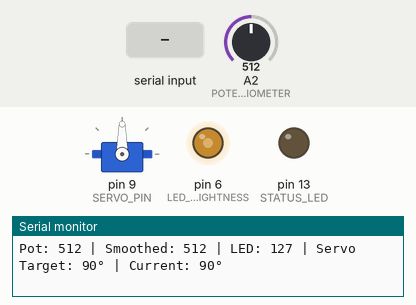
Recording of a sketch running on a simulated Arduino Uno, built with avr-gcc and run on an emulated ATmega328P. On the bench: servo, output pins drawn as LEDs (lit = HIGH), the last lines printed to the serial monitor. Dashed ring = blinking. The test bench sets the inputs (shaded band); at power-on: A2 (POTENTIOMETER) = 512.

Above: at 2.3 s.
2.4 s: "d" received over Serial
At 2.85 s:
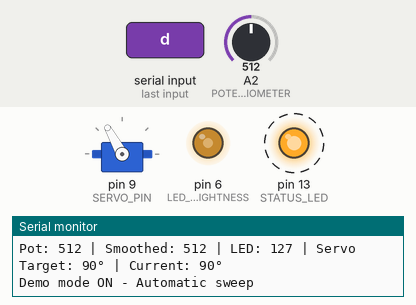
5.4 s: "D" received over Serial
8.4 s: A2 (POTENTIOMETER) set to 716
At 9.75 s:
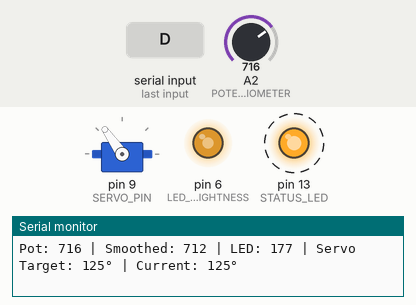
11.4 s: "c" received over Serial
14.4 s: "t" received over Serial
At 16.8 s:
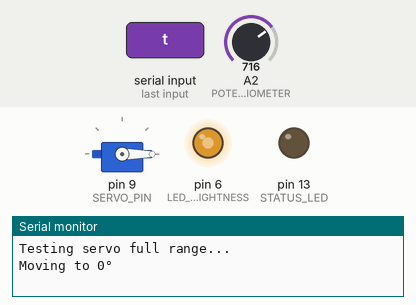
20.4 s: A2 (POTENTIOMETER) set to 900
At 23.75 s:
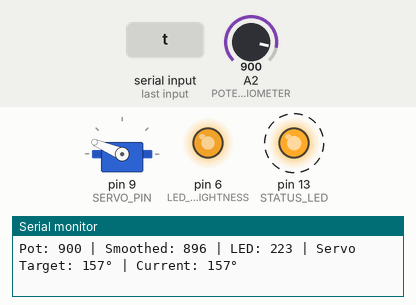
Timing chart, 0 to 24.4 s (numbered marks = the images above; inputs shaded):
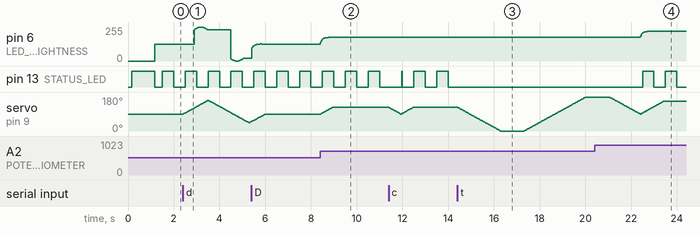

The sketch:

p3_uc_module.ino
```cpp
// ============================================
// PRACTICE 3: PWM OUTPUT - LED & SERVO CONTROL
// ============================================

#include <Servo.h>

// Pin definitions
const int POTENTIOMETER = A2;
const int LED_BRIGHTNESS = 6;
const int SERVO_PIN = 9;
const int STATUS_LED = 13;

// Objects
Servo myServo;

// Variables
int potValue = 0;
int ledBrightness = 0;
int servoPosition = 90; // Start at center position
int targetServoPosition = 90;
unsigned long lastUpdate = 0;
unsigned long lastServoUpdate = 0;
const int UPDATE_INTERVAL = 20; // 20ms for smooth operation
const int SERVO_UPDATE_INTERVAL = 15; // Servo update rate

// Smoothing variables
const int SMOOTHING_FACTOR = 5; // Higher = more smoothing
int smoothedPotValue = 0;
bool firstReading = true;

// Demo mode variables
bool demoMode = false;
unsigned long demoStartTime = 0;
int demoStep = 0;

void setup() {
  Serial.begin(9600);

  // Configure pins
  pinMode(LED_BRIGHTNESS, OUTPUT);
  pinMode(STATUS_LED, OUTPUT);

  // Initialize servo
  myServo.attach(SERVO_PIN);
  myServo.write(90); // Center position

  Serial.println("=== PRACTICE 3: PWM OUTPUT CONTROL ===");
  Serial.println("Potentiometer controls both LED brightness and servo position");
  Serial.println("Commands:");
  Serial.println("  'd' - Toggle demo mode");
  Serial.println("  's' - Show status");
  Serial.println("  'c' - Center servo");
  Serial.println();

  // Initial reading
  potValue = analogRead(POTENTIOMETER);
  smoothedPotValue = potValue;

  Serial.print("Initial potentiometer reading: ");
  Serial.println(potValue);

  digitalWrite(STATUS_LED, HIGH);
  delay(1000); // Allow servo to reach initial position
}

void loop() {
  unsigned long currentTime = millis();

  // Handle serial commands
  handleSerialCommands();

  // Handle demo mode
  if (demoMode) {
    handleDemoMode(currentTime);
  } else {
    // Normal operation - read potentiometer
    if (currentTime - lastUpdate >= UPDATE_INTERVAL) {
      readAndProcessInputs();
      lastUpdate = currentTime;
    }
  }

  // Update servo position smoothly
  if (currentTime - lastServoUpdate >= SERVO_UPDATE_INTERVAL) {
    updateServoPosition();
    lastServoUpdate = currentTime;
  }

  // Status LED heartbeat
  digitalWrite(STATUS_LED, (currentTime / 500) % 2);
}

void handleSerialCommands() {
  if (Serial.available()) {
    char command = Serial.read();

    switch (command) {
      case 'd':
      case 'D':
        toggleDemoMode();
        break;
      case 's':
      case 'S':
        printStatus();
        break;
      case 'c':
      case 'C':
        centerServo();
        break;
      case 't':
      case 'T':
        testServoRange();
        break;
    }
  }
}

void readAndProcessInputs() {
  // Read potentiometer
  potValue = analogRead(POTENTIOMETER);

  // Apply smoothing
  if (firstReading) {
    smoothedPotValue = potValue;
    firstReading = false;
  } else {
    smoothedPotValue = ((smoothedPotValue * (SMOOTHING_FACTOR - 1)) + potValue) / SMOOTHING_FACTOR;
  }

  // Map to LED brightness (0-255)
  ledBrightness = map(smoothedPotValue, 0, 1023, 0, 255);
  analogWrite(LED_BRIGHTNESS, ledBrightness);

  // Map to servo position (0-180 degrees)
  targetServoPosition = map(smoothedPotValue, 0, 1023, 0, 180);

  // Print values periodically
  static unsigned long lastPrint = 0;
  if (millis() - lastPrint >= 500) {
    Serial.print("Pot: ");
    Serial.print(potValue);
    Serial.print(" | Smoothed: ");
    Serial.print(smoothedPotValue);
    Serial.print(" | LED: ");
    Serial.print(ledBrightness);
    Serial.print(" | Servo Target: ");
    Serial.print(targetServoPosition);
    Serial.print("° | Current: ");
    Serial.print(servoPosition);
    Serial.println("°");

    lastPrint = millis();
  }
}

void updateServoPosition() {
  // Move servo gradually towards target position
  if (servoPosition < targetServoPosition) {
    servoPosition++;
  } else if (servoPosition > targetServoPosition) {
    servoPosition--;
  }

  // Constrain to valid range
  servoPosition = constrain(servoPosition, 0, 180);

  // Update servo
  myServo.write(servoPosition);
}

void toggleDemoMode() {
  demoMode = !demoMode;

  if (demoMode) {
    Serial.println("Demo mode ON - Automatic sweep");
    demoStartTime = millis();
    demoStep = 0;
  } else {
    Serial.println("Demo mode OFF - Manual control");
  }
}

void handleDemoMode(unsigned long currentTime) {
  // Create automatic sweep pattern
  unsigned long demoTime = currentTime - demoStartTime;

  // Different demo patterns
  switch (demoStep % 3) {
    case 0: // Sine wave
      {
        float angle = (demoTime / 50.0) * 0.1; // Slow sine wave
        int value = 512 + (int)(511 * sin(angle));
        simulatePotValue(value);
      }
      break;

    case 1: // Sawtooth
      {
        int value = (demoTime / 10) % 1024;
        simulatePotValue(value);
      }
      break;

    case 2: // Step pattern
      {
        int step = (demoTime / 2000) % 4;
        int value = step * 341; // 0, 341, 682, 1023
        simulatePotValue(value);
      }
      break;
  }

  // Change demo pattern every 10 seconds
  if (demoTime > 10000) {
    demoStep++;
    demoStartTime = currentTime;
    Serial.print("Demo pattern ");
    Serial.println(demoStep % 3);
  }
}

void simulatePotValue(int value) {
  // Simulate potentiometer reading for demo mode
  smoothedPotValue = constrain(value, 0, 1023);

  // Update outputs
  ledBrightness = map(smoothedPotValue, 0, 1023, 0, 255);
  analogWrite(LED_BRIGHTNESS, ledBrightness);

  targetServoPosition = map(smoothedPotValue, 0, 1023, 0, 180);
}

void centerServo() {
  Serial.println("Centering servo...");
  targetServoPosition = 90;

  // Force immediate centering
  while (servoPosition != 90) {
    if (servoPosition < 90) servoPosition++;
    else servoPosition--;

    myServo.write(servoPosition);
    delay(15);
  }

  Serial.println("Servo centered at 90°");
}

void testServoRange() {
  Serial.println("Testing servo full range...");

  // Move to 0°
  Serial.println("Moving to 0°");
  for (int pos = servoPosition; pos >= 0; pos--) {
    myServo.write(pos);
    delay(15);
  }
  delay(1000);

  // Move to 180°
  Serial.println("Moving to 180°");
  for (int pos = 0; pos <= 180; pos++) {
    myServo.write(pos);
    delay(15);
  }
  delay(1000);

  // Return to center
  Serial.println("Returning to center");
  for (int pos = 180; pos >= 90; pos--) {
    myServo.write(pos);
    delay(15);
  }

  servoPosition = 90;
  targetServoPosition = 90;
  Serial.println("Servo test complete");
}

void printStatus() {
  Serial.println("\n=== STATUS REPORT ===");
  Serial.print("Potentiometer: ");
  Serial.print(potValue);
  Serial.print(" (Raw) | ");
  Serial.print(smoothedPotValue);
  Serial.println(" (Smoothed)");

  Serial.print("LED Brightness: ");
  Serial.print(ledBrightness);
  Serial.print("/255 (");
  Serial.print((ledBrightness / 255.0) * 100, 1);
  Serial.println("%)");

  Serial.print("Servo Position: ");
  Serial.print(servoPosition);
  Serial.print("° (Target: ");
  Serial.print(targetServoPosition);
  Serial.println("°)");

  Serial.print("Demo Mode: ");
  Serial.println(demoMode ? "ON" : "OFF");

  Serial.print("PWM Frequency: ~490Hz (LED), ~50Hz (Servo)");
  Serial.println();
}
```

Measured:
- after the input at 8.4 s, pin 6 (LED_BRIGHTNESS): moves from 127/255 to 177/255 over 0.36 s, starting at once; servo on pin 9 (SERVO_PIN): moves from 90° to 125° over 0.50 s, starting at once
- after the input at 14.4 s, pin 13 (STATUS_LED): stops changing and stays LOW
- after the input at 20.4 s, pin 6 (LED_BRIGHTNESS): moves from 177/255 to 223/255 over 0.35 s, starting after 2.0 s
- by itself, pin 6 (LED_BRIGHTNESS): rises from 20/255 to 128/255 in 0.38 s, then falls to 127/255 in 0.06 s
- by itself, pin 13 (STATUS_LED): repeats every 1.0 s: LOW 0.50 s, HIGH 0.50 s
